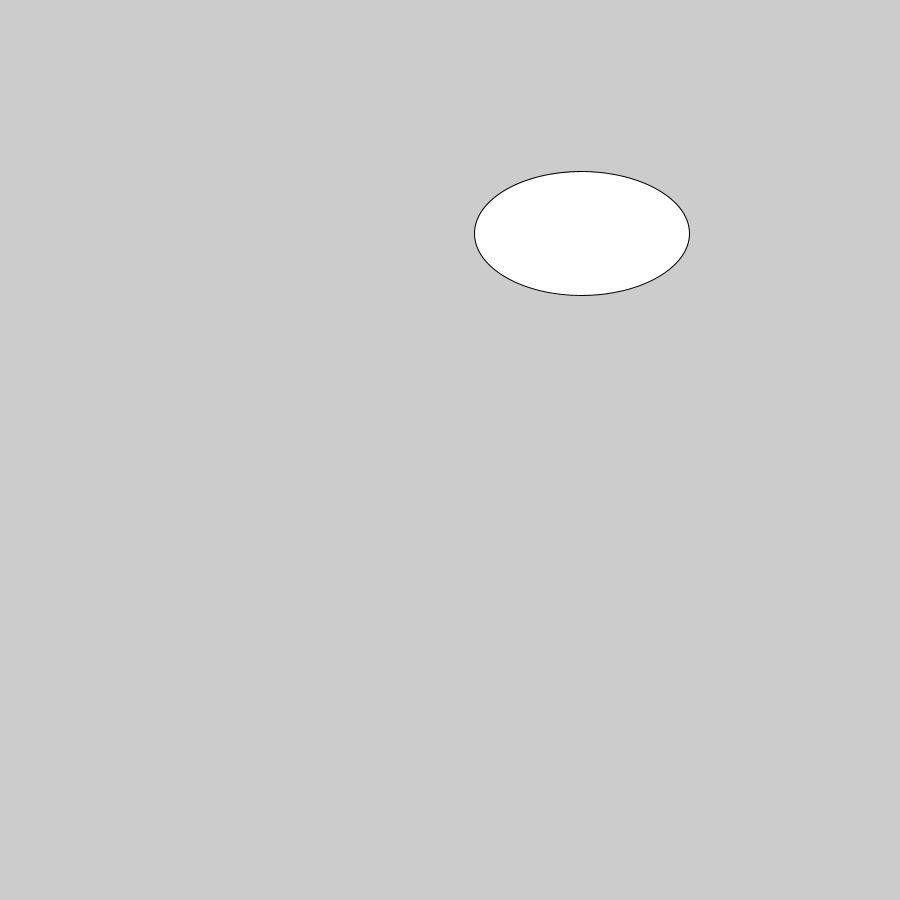
Frame 1 (no input)
Frame 60 (the mouse pressed at the canvas centre just before this capture): identical to frame 1, image omitted
Frame 120 (the mouse held since frame 60 and released just before this capture): identical to frame 1, image omitted

The Processing sketch that drew this single still picture (run headless with seeded random() and noise(); from frame 60 on, the mouse is pressed at the canvas centre):

// Processing sketch: makeSircle
// ── makeSircle.pde
int num = 0;

void setup(){
  size(900, 900);
  smooth();
  drawSircle();
}
void draw(){}

void mousePressed(){
  if(num < 10){
    drawSircle();
  }else{
  line(400,599, 59,47);
    }
  }
  
void drawSircle(){
  float x = random(width);
  float y = random(height);
  float w = random(100,220);
  float h = random(100,200);
  float r = random(0, 255);
  float g = random(0, 255);
  float b = random(0, 255);
  ellipse(x,y,w,h);
  fill(r,g,b);
  num += 1;
}
